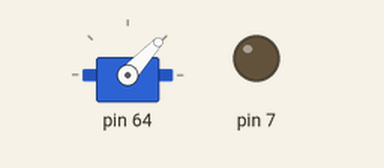
Bench run of a program on a simulated Raspberry Pi (header pin numbers). Shown: servo, output pins drawn as LEDs (lit = HIGH). System figures (address, load, memory, disk, uptime) are fixed made-up values; servo angles are drawn from the pulse width (0.5 ms = 0°, 2.5 ms = 180°).

Above: at 0.05 s.
At 0.75 s:
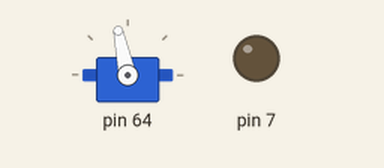
At 1.5 s:
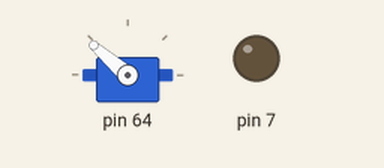
Timing chart, 0 to 3.5 s (numbered marks = the images above):
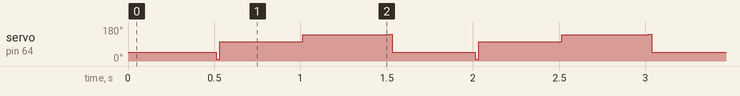

Measured:
- by itself, servo on pin 64: repeats every 1.5 s: 102° 0.48 s, 139° 0.50 s, 141° 0.02 s, 47° 0.48 s, 8° 0.02 s

The program:

demo-servomove.py
```python
#!/usr/bin/python3

from ABE_ServoPi import PWM
import time
from ABE_helpers import ABEHelpers

"""
================================================
ABElectronics Servo Pi pwm controller | PWM servo controller demo
Version 1.0 Created 29/02/2015

Requires python 3 smbus to be installed

run with: sudo python3 demo-servomove.py
================================================

This demo shows how to set the limits of movement on a servo
and then move between those positions

"""

i2c_helper = ABEHelpers()
bus = i2c_helper.get_smbus()

pwm = PWM(bus, 0x40)

# set the servo minimum, centre and maximum limits
servoMin = 250  # Min pulse length out of 4096
servoMed = 400  # Min pulse length out of 4096
servoMax = 500  # Max pulse length out of 4096

# Set PWM frequency to 60 Hz
pwm.set_pwm_freq(60)
pwm.output_enable()

while (True):
    # Move servo on port 0 between three points
    pwm.set_pwm(0, 0, servoMin)
    time.sleep(0.5)
    pwm.set_pwm(0, 0, servoMed)
    time.sleep(0.5)
    pwm.set_pwm(0, 0, servoMax)
    time.sleep(0.5)
    # use set_all_pwm to set PWM on all outputs
```

ABE_ServoPi.py
```python
#!/usr/bin/python3

import time
import math
import re
import RPi.GPIO as GPIO

"""
================================================
ABElectronics ServoPi 16-Channel PWM Servo Driver
Version 1.0 Created 29/02/2015

Requires python 3 smbus to be installed
================================================
"""


class PWM:
    # Define registers values from datasheet
    MODE1 = 0x00
    MODE2 = 0x01
    SUBADR1 = 0x02
    SUBADR2 = 0x03
    SUBADR3 = 0x04
    ALLCALLADR = 0x05
    LED0_ON_L = 0x06
    LED0_ON_H = 0x07
    LED0_OFF_L = 0x08
    LED0_OFF_H = 0x09
    ALL_LED_ON_L = 0xFA
    ALL_LED_ON_H = 0xFB
    ALL_LED_OFF_L = 0xFC
    ALL_LED_OFF_H = 0xFD
    PRE_SCALE = 0xFE

    global _bus

    def __init__(self, bus, address=0x40):
        """
        init object with i2c address, default is 0x40 for ServoPi board
        """

        self.address = address
        self._bus = bus
        self.write(self.address, self.MODE1, 0x00)
        GPIO.setwarnings(False)
        GPIO.setmode(GPIO.BOARD)
        GPIO.setup(7, GPIO.OUT)

    def set_pwm_freq(self, freq):
        """
        Set the PWM frequency
        """

        scaleval = 25000000.0    # 25MHz
        scaleval /= 4096.0       # 12-bit
        scaleval /= float(freq)
        scaleval -= 1.0
        prescale = math.floor(scaleval + 0.5)
        oldmode = self.read(self.address, self.MODE1)
        newmode = (oldmode & 0x7F) | 0x10
        self.write(self.address, self.MODE1, newmode)
        self.write(self.address, self.PRE_SCALE, int(math.floor(prescale)))
        self.write(self.address, self.MODE1, oldmode)
        time.sleep(0.005)
        self.write(self.address, self.MODE1, oldmode | 0x80)

    def set_pwm(self, channel, on, off):
        """
        set the output on a single channel
        """

        self.write(self.address, self.LED0_ON_L + 4 * channel, on & 0xFF)
        self.write(self.address, self.LED0_ON_H + 4 * channel, on >> 8)
        self.write(self.address, self.LED0_OFF_L + 4 * channel, off & 0xFF)
        self.write(self.address, self.LED0_OFF_H + 4 * channel, off >> 8)

    def set_all_pwm(self, on, off):
        """
        set the output on all channels
        """

        self.write(self.address, self.ALL_LED_ON_L, on & 0xFF)
        self.write(self.address, self.ALL_LED_ON_H, on >> 8)
        self.write(self.address, self.ALL_LED_OFF_L, off & 0xFF)
        self.write(self.address, self.ALL_LED_OFF_H, off >> 8)

    def output_disable(self):
        """
        disable output via OE pin
        """

        GPIO.output(7, True)

    def output_enable(self):
        """
        enable output via OE pin
        """

        GPIO.output(7, False)

    def set_allcall_address(self, i2caddress):
        """
        Set the I2C address for the All Call function
        """
        oldmode = self.read(self.address, self.MODE1)
        newmode = oldmode | (1 << 0)
        self.write(self.address, self.MODE1, newmode)
        self.write(self.address, self.ALLCALLADR, i2caddress << 1)

    def enable_allcall_address(self):
        """
        Enable the I2C address for the All Call function
        """
        oldmode = self.read(self.address, self.MODE1)
        newmode = oldmode | (1 << 0)
        self.write(self.address, self.MODE1, newmode)

    def disable_allcall_address(self):
        """
        Disable the I2C address for the All Call function
        """
        oldmode = self.read(self.address, self.MODE1)
        newmode = oldmode  & ~(1 << 0)
        self.write(self.address, self.MODE1, newmode)


    def write(self, address, reg, value):
        """
        Write data to I2C bus
        """

        try:
            self._bus.write_byte_data(address, reg, value)
        except IOError as err:
            return err


    def read(self, address, reg):
        """
        Read data from I2C bus
        """

        try:
            result = self._bus.read_byte_data(address, reg)
            return result
        except IOError as err:
            return err
```

ABE_helpers.py
```python
#!/usr/bin/python3
try:
    import smbus
except ImportError:
    raise ImportError("python-smbus not found Install with 'sudo apt-get install python3-smbus'")
import re

"""
================================================
ABElectronics Python Helper Functions
Version 1.0 Created 29/02/2015
Python 3 only
Requires python 3 smbus to be installed.  For more information
about enabling i2c and installing smbus visit
https://www.abelectronics.co.uk/i2c-raspbian-wheezy/info.aspx
================================================
"""


class ABEHelpers:

    def get_smbus(self):
        # detect i2C port number and assign to i2c_bus
        i2c_bus = 0
        for line in open('/proc/cpuinfo').readlines():
            m = re.match('(.*?)\s*:\s*(.*)', line)
            if m:
                (name, value) = (m.group(1), m.group(2))
                if name == "Revision":
                    if value[-4:] in ('0002', '0003'):
                        i2c_bus = 0
                    else:
                        i2c_bus = 1
                    break
        try:
            return smbus.SMBus(i2c_bus)
        except IOError:
                print ("Could not open the i2c bus.")
                print ("Please check that i2c is enabled and python-smbus and i2c-tools are installed.")
                print ("Visit https://www.abelectronics.co.uk/i2c-raspbian-wheezy/info.aspx for more information.")    
```
